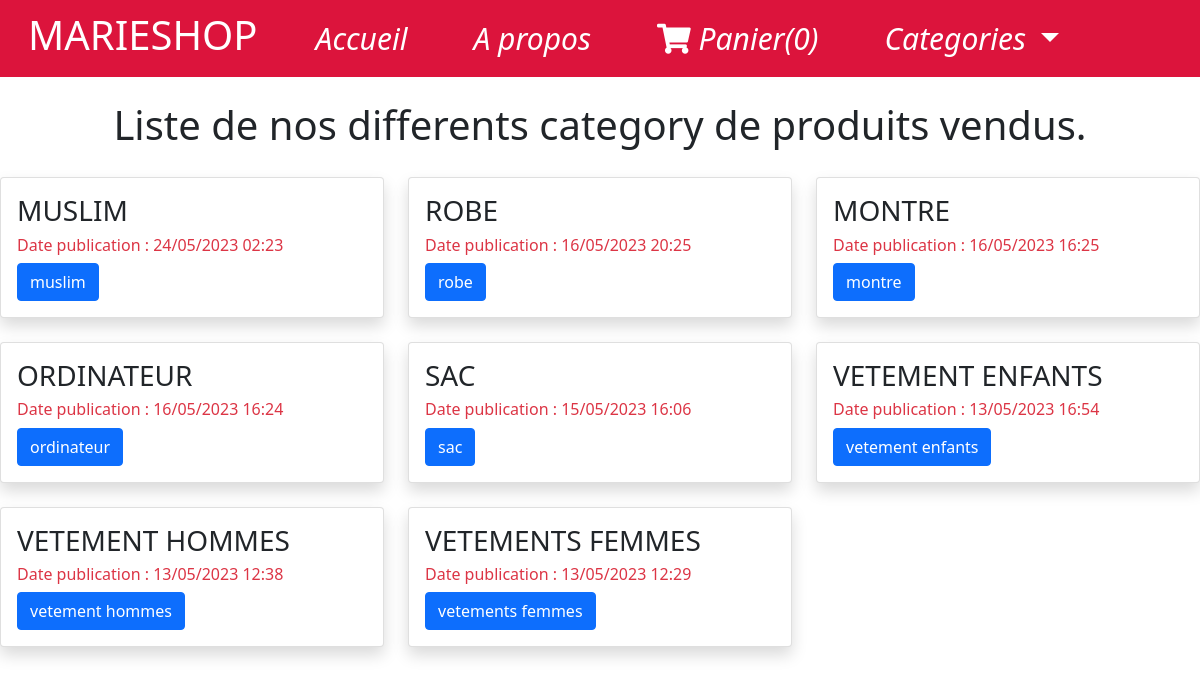
Page /categories/ on the committed database.
### store/models.py (models this page shows, shortened)
class Category(models.Model):
    name=models.CharField(max_length=200)
    date_added=models.DateTimeField(auto_now=True)
    class Meta:
        ordering=["-date_added"]

### store/views.py (the view)
# urls.py: path('categories/', category_list, name='category_list'),
def category_list(request):
    categories = Category.objects.all()
    return render(request, 'shop/category_list.html', {'categories': categories})

### store/templates/shop/category_list.html
{% extends 'shop/base.html' %}
{% block content %}
<h1 class="my-4 border-botton pb-1 text-center">Liste de nos differents category de produits vendus.</h1>
<div class="row">
  {% for category in categories %}
  <div class="col-md-4">
    <div class="card shadow mb-4">
      <div class="card-body">
        <h3 class="card-title">{{ category.name|upper }}</h3>
        <h6 class="card-text text-danger">Date publication : {{ category.date_added|date:"d/m/Y H:i"  }}</h6>
        <a href="{% url 'product_list' category_id=category.id %}" class="btn btn-primary">{{ category.name }}</a>
      </div>
    </div>
  </div>
  {% if forloop.counter|divisibleby:3 and not forloop.last %}
    </div>
    <div class="row">
  {% endif %}
  {% endfor %}
</div>
{% endblock  %}

### rows in the picture
Category: name "MUSLIM", date_added "24/05/2023 02:23", name "muslim"
Category: name "ROBE", date_added "16/05/2023 20:25", name "robe"
Category: name "MONTRE", date_added "16/05/2023 16:25", name "montre"
Category: name "ORDINATEUR", date_added "16/05/2023 16:24", name "ordinateur"
Category: name "SAC", date_added "15/05/2023 16:06", name "sac"
Category: name "VETEMENT ENFANTS", date_added "13/05/2023 16:54", name "vetement enfants"
Category: name "VETEMENT HOMMES", date_added "13/05/2023 12:38", name "vetement hommes"
Category: name "VETEMENTS FEMMES", date_added "13/05/2023 12:29", name "vetements femmes"
